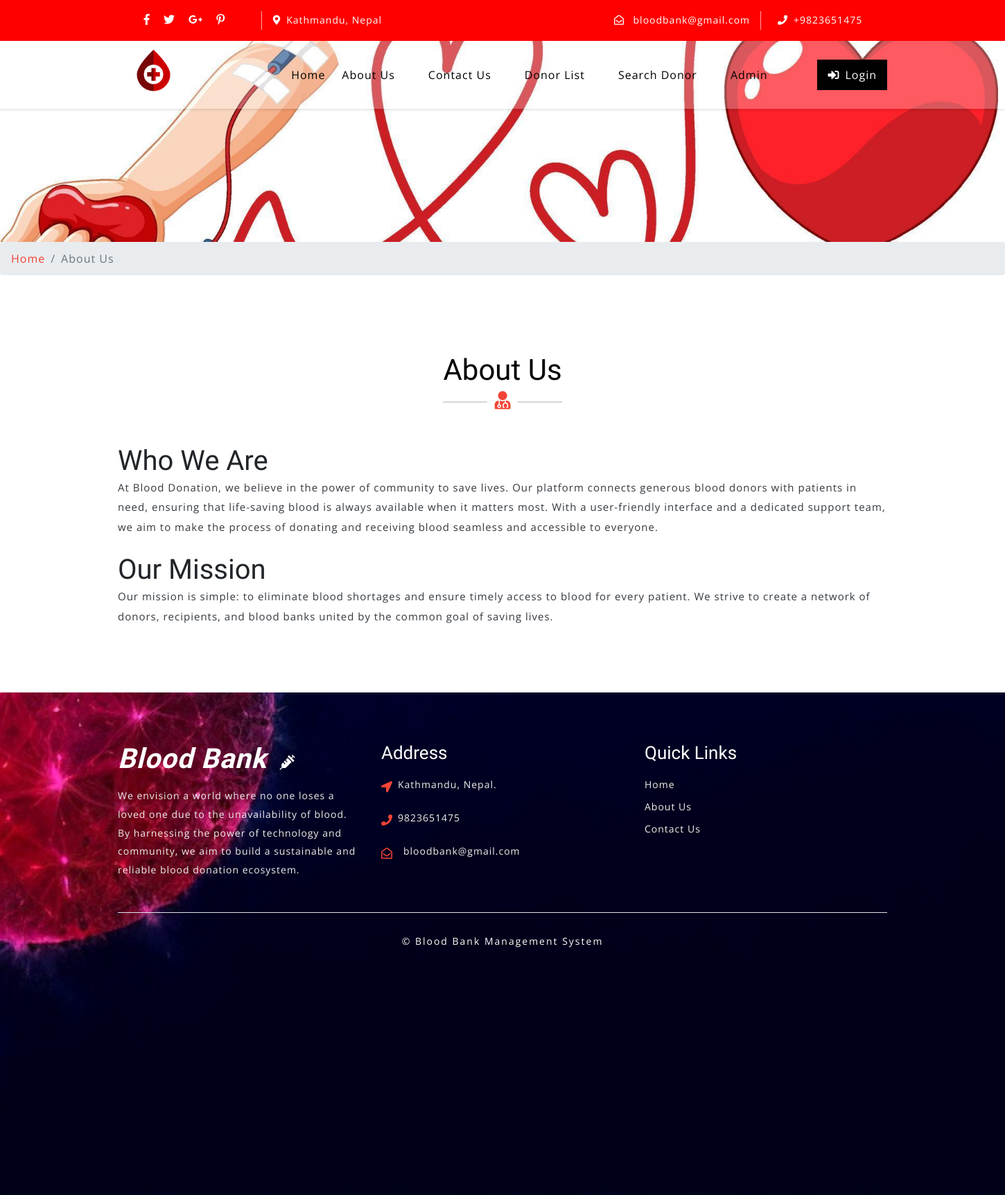
The app's page /bbdms/about.php with its own data.
### tables this page shows
CREATE TABLE `tblcontactusinfo` (
  `id` int(11) NOT NULL,
  `Address` tinytext DEFAULT NULL,
  `EmailId` varchar(255) DEFAULT NULL,
  `ContactNo` char(11) DEFAULT NULL
);

CREATE TABLE `tblpages` (
  `id` int(11) NOT NULL,
  `PageName` varchar(255) DEFAULT NULL,
  `type` varchar(255) NOT NULL DEFAULT '',
  `detail` longtext NOT NULL
);

### bbdms/about.php (the view, shortened to what this page needs)
<?php
include('includes/config.php');
?>
<!DOCTYPE html>
<html lang="zxx">
<head>
	<link rel="stylesheet" href="css/bootstrap.css">
	<link rel="stylesheet" href="css/style.css" type="text/css" media="all" />
	<link rel="stylesheet" href="css/fontawesome-all.css">
</head>
<body>
	<?php include('includes/header.php');?>
	<div class="inner-banner-w3ls">
	</div>
	<div class="breadcrumb-agile">
		<div aria-label="breadcrumb">
			<ol class="breadcrumb">
				<li class="breadcrumb-item">
					<a href="index.php">Home</a>
				</li>
				<li class="breadcrumb-item active" aria-current="page">About Us</li>
			</ol>
		</div>
	</div>
	<section class="about py-5">
		<div class="container py-xl-5 py-lg-3">
			<?php
$pagetype="aboutus";
$sql = "SELECT type,detail,PageName from tblpages where type=:pagetype";
$query = $dbh -> prepare($sql);
$query->bindParam(':pagetype',$pagetype,PDO::PARAM_STR);
$query->execute();
$results=$query->fetchAll(PDO::FETCH_OBJ);
if($query->rowCount() > 0)
{
foreach($results as $result)
{ ?>
			<div class="w3ls-titles text-center mb-md-5 mb-4">
				<h3 class="title"><?php   echo htmlentities($result->PageName); ?></h3>
				<span>
					<i class="fas fa-user-md"></i>
				</span>
			</div>
			<p class="text-center">
				<h1>Who We Are</h1>
				<p class="text-dark">At Blood Donation, we believe in the power of community to save lives. Our platform connects generous blood donors with patients in need, ensuring that life-saving blood is always available when it matters most. With a user-friendly interface and a dedicated support team, we aim to make the process of donating and receiving blood seamless and accessible to everyone.</p>
				<br>
				<h1>Our Mission</h1>
				<p class="text-dark">Our mission is simple: to eliminate blood shortages and ensure timely access to blood for every patient. We strive to create a network of donors, recipients, and blood banks united by the common goal of saving lives.</p>
				</p>
<?php } } ?>
		</div>
	</section>
	<?php include('includes/footer.php');?>
</body>
</html>

### bbdms/includes/header.php (shortened to what this page needs)
    <header>
        <div class="top-bar py-3">
            <div class="container">
                <div class="row">
                    <div class="col-lg-7 top-social-agile">
                        <div class="row">
                            <ul class="col-lg-4 col-6 top-right-info text-center">
                                <li>
                                    <a href="#">
                                        <i class="fab fa-facebook-f"></i>
                                    </a>
                                </li>
                                <li class="mx-3">
                                    <a href="#">
                                        <i class="fab fa-twitter"></i>
                                    </a>
                                </li>
                                <li>
                                    <a href="#">
                                        <i class="fab fa-google-plus-g"></i>
                                    </a>
                                </li>
                                <li class="ml-3">
                                    <a href="#">
                                        <i class="fab fa-pinterest-p"></i>
                                    </a>
                                </li>
                            </ul><?php
$sql = "SELECT * from tblcontactusinfo";
$query = $dbh -> prepare($sql);
$query->execute();
$results=$query->fetchAll(PDO::FETCH_OBJ);
if($query->rowCount() > 0)
{
foreach($results as $result)
{ ?>
                            <div class="col-6 header-top_w3layouts pl-3 text-lg-left text-center">
                                <p class="text-white">
                                <i class="fas fa-map-marker-alt mr-2"></i><?php echo $result->Address; ?></p>
                            </div>
                        </div>
                    </div>
                    <div class="col-lg-5 top-social-agile text-lg-right text-center">
                        <div class="row">
                            <div class="col-lg-7 col-6 top-w3layouts">
                                <p class="text-white">
                                    <i class="far fa-envelope-open mr-2"></i>
                                    <a href="mailto:info@example.com" class="text-white"><?php echo $result->EmailId; ?></a>
                                </p>
                            </div>
                            <div class="col-lg-5 col-6 header-w3layouts pl-4 text-lg-left">
                                <p class="text-white">
                                    <i class="fas fa-phone mr-2"></i>+<?php  echo $result->ContactNo; ?></p>
                            </div>
                        </div><?php } } ?>
                    </div>
                </div>
            </div>
        </div>
    </header>
    <div id="home">
        <div class="main-top py-1" style="padding: 5px 0;">
            <nav class="navbar navbar-expand-lg navbar-light fixed-navi" style="min-height: 50px; padding: 5px 10px;">
                <div class="container">
                    <h1>
                       <a href="index.php"> <img src="images/logo.png" alt="" style="max-height: 80px; width: auto;"></a>
                    </h1>
                    <div class="collapse navbar-collapse text-center" id="navbarSupportedContent">
                        <ul class="navbar-nav ml-lg-auto">
                            <li class="nav-item active mt-lg-0 mt-3">
                                <a class="nav-link" href="index.php" style="color: Black;">Home
                                </a>
                            </li>
                            <li class="nav-item mx-lg-4 my-lg-0 my-3">
                                <a class="nav-link" href="about.php" style="color: Black;">About Us</a>
                            </li>
                            <li class="nav-item mx-lg-4 my-lg-0 my-3">
                                <a class="nav-link" href="contact.php" style="color: Black;">Contact Us</a>
                            </li>
                            <li class="nav-item mx-lg-4 my-lg-0 my-3">
                                <a class="nav-link" href="donor-list.php" style="color: Black;">Donor List</a>
                            </li>
                            <li class="nav-item mx-lg-4 my-lg-0 my-3">
                                <a class="nav-link" href="search-donor.php" style="color: Black;">Search Donor</a>
                            </li>
                            <?php if (strlen($_SESSION['bbdmsdid']==0)) {?>
                            <li class="nav-item mx-lg-4 my-lg-0 my-3">
                                <a class="nav-link" href="admin/index.php" style="color: Black;">Admin</a>
                            </li>
                        </ul>
                        <a href="login.php" class="login-button ml-lg-5 mt-lg-0 mt-4 mb-lg-0 mb-3" >
                            <i class="fas fa-sign-in-alt mr-2"></i>Login</a><?php } ?>
                    </div>
                </div>
            </nav>
        </div>
    </div>

### bbdms/includes/footer.php (shortened to what this page needs)
<footer>
    <div class="w3ls-footer-grids pt-sm-4 pt-3">
      <div class="container py-xl-5 py-lg-3">
        <div class="row">
          <div class="col-md-4 w3l-footer">
            <h2 class="mb-sm-3 mb-2">
              <a href="index.php" class="text-white font-italic font-weight-bold">
                <span class="text-white">Blood Bank</span>
                <i class="fas fa-syringe ml-2"></i>
              </a>
            </h2>
            <p>We envision a world where no one loses a loved one due to the unavailability of blood. By harnessing the power of technology and community, we aim to build a sustainable and reliable blood donation ecosystem.</p>
          </div>
          <div class="col-md-4 w3l-footer my-md-0 my-4">
            <h3 class="mb-sm-3 mb-2 text-white">Address</h3>
            <ul class="list-unstyled">
              <?php
$sql = "SELECT * from tblcontactusinfo";
$query = $dbh -> prepare($sql);
$query->execute();
$results=$query->fetchAll(PDO::FETCH_OBJ);
if($query->rowCount() > 0)
{
foreach($results as $result)
{ ?>
              <li>
                <i class="fas fa-location-arrow float-left"></i>
                <p class="ml-4">
                  <span><?php  echo $result->Address; ?>. </p>
                <div class="clearfix"></div>
              </li>
              <li class="my-3">
                <i class="fas fa-phone float-left"></i>
                <p class="ml-4"><?php  echo $result->ContactNo; ?></p>
                <div class="clearfix"></div>
              </li>
              <li>
                <i class="far fa-envelope-open float-left"></i>
                <a href="mailto:info@example.com" class="ml-3"><?php  echo $result->EmailId; ?></a>
                <div class="clearfix"></div>
              </li>
            <?php } } ?></ul>
          </div>
          <div class="col-md-4 w3l-footer">
            <h3 class="mb-sm-3 mb-2 text-white">Quick Links</h3>
            <div class="nav-w3-l">
              <ul class="list-unstyled">
                <li>
                  <a href="index.php">Home</a>
                </li>
                <li class="mt-2">
                  <a href="about.php">About Us</a>
                </li>
                <li class="mt-2">
                  <a href="contact.php">Contact Us</a>
                </li>
              </ul>
            </div>
          </div>
        </div>
        <div class="border-top mt-5 pt-lg-4 pt-3 pb-lg-0 pb-3 text-center">
          <p class="copy-right-grids mt-lg-1">©  Blood Bank Management System
          </p>
        </div>
      </div>
    </div>
  </footer>

### bbdms/css/style.css (style rules this page uses)
body { padding: 0; margin: 0; background: #FFF; font-family: 'Open Sans', sans-serif; }
body a { transition: 0.5s all; -webkit-transition: 0.5s all; -moz-transition: 0.5s all; -o-transition: 0.5s all; -ms-transition: 0.5s all; text-decoration: none; }
h1, h2, h3, h4, h5, h6 { margin: 0; padding: 0; font-family: 'Roboto Condensed', sans-serif; }
p { margin: 0; padding: 0; font-family: 'Open Sans', sans-serif; font-size: 15px; letter-spacing: 1px; line-height: 1.9; color: #999; }
ul, ol { margin: 0; padding: 0; }
.top-bar { background: red; }
.top-right-info li i { color: #fff; transition: 0.5s all; -webkit-transition: 0.5s all; -moz-transition: 0.5s all; -o-transition: 0.5s all; -ms-transition: 0.5s all; }
.top-right-info li { display: inline-block; }
.header-top_w3layouts p, .header-w3layouts p, .top-w3layouts p { font-size: 14px; }
.header-top_w3layouts, .header-w3layouts { border-left: 1px solid rgba(255, 255, 255, 0.63); }
div#home { position: relative; }
.main-top { position: absolute; z-index: 999; width: 100%; background: rgba(255, 255, 255, 0.26); box-shadow: 0 2px 3px 0 rgba(0, 0, 0, 0.1); -webkit-transition: background-color .1s ease-in-out; -moz-transition: background-color .1s ease-in-out; -ms-transition: background-color .1s ease-in-out; -o-transition: background-color .1s ease-in-out; transition: background-color .1s ease-in-out; }
.navbar-light .navbar-nav .nav-link { padding: 0; color: #fff; background: transparent; font-size: 16px; letter-spacing: 1px; }
.navbar-light .navbar-nav .show>.nav-link, .navbar-light .navbar-nav .active>.nav-link, .navbar-light .navbar-nav .nav-link.show, .navbar-light .navbar-nav .nav-link.active, .navbar-light .navbar-nav .nav-link:hover, .navbar-light .navbar-nav .nav-link:focus { color: #f44336; }
nav.fixed-navi ul { list-style: none; margin: 0; padding: 0; }
nav.fixed-navi ul li { float: left; }
.navbar-light .navbar-brand, .navbar-light .navbar-brand:hover, .navbar-light .navbar-brand:focus, .w3l-footer h2 a span { color: #f44336; }
a.navbar-brand i, .w3l-footer h2 a i { color: #fff; font-size: 22px; }
a.login-button { color: #fff; letter-spacing: 1px; font-size: 16px; padding: 10px 15px; background: #000; display: inline-block; }
h3.title { color: #000; font-size: 42px; }
.w3ls-titles span { position: relative; }
.w3ls-titles span:before { content: " "; background: #d6d6d6; width: 64px; height: 2px; position: absolute; top: 9px; left: -75px; }
.w3ls-titles span:after { content: " "; background: #d6d6d6; width: 64px; height: 2px; position: absolute; top: 9px; right: -75px; }
.w3ls-titles i { color: #f44336; font-size: 26px; margin-top: 5px; }
footer { background: url(../images/bg3.jpg) no-repeat center fixed; background-size: cover; -webkit-background-size: cover; -moz-background-size: cover; -o-background-size: cover; -moz-background-size: cover; height: 50vw; }
.w3l-footer h2 a { font-size: 40px; letter-spacing: 1px; }
.w3l-footer h3 { font-size: 26px; }
.w3l-footer p, .w3l-footer p a, .w3l-footer ul li a { font-size: 14px; color: #efefef; letter-spacing: 1px; }
.w3l-footer ul li i { color: #f44336; line-height: 2; }
p.copy-right-grids { font-size: 14px; color: #fff; letter-spacing: 2px; }
.inner-banner-w3ls { background: url(../images/banner3.jpg) no-repeat center; background-size: cover; -webkit-background-size: cover; -moz-background-size: cover; -o-background-size: cover; -moz-background-size: cover; height: 20vw; width : 180vh; }
.breadcrumb li a { color: #f44336; }
.breadcrumb li { letter-spacing: 1px; color: #000; }

### records on screen
tblcontactusinfo: Address "Kathmandu, Nepal", EmailId "bloodbank@gmail.com", ContactNo "9823651475"
tblpages: PageName "About Us"
